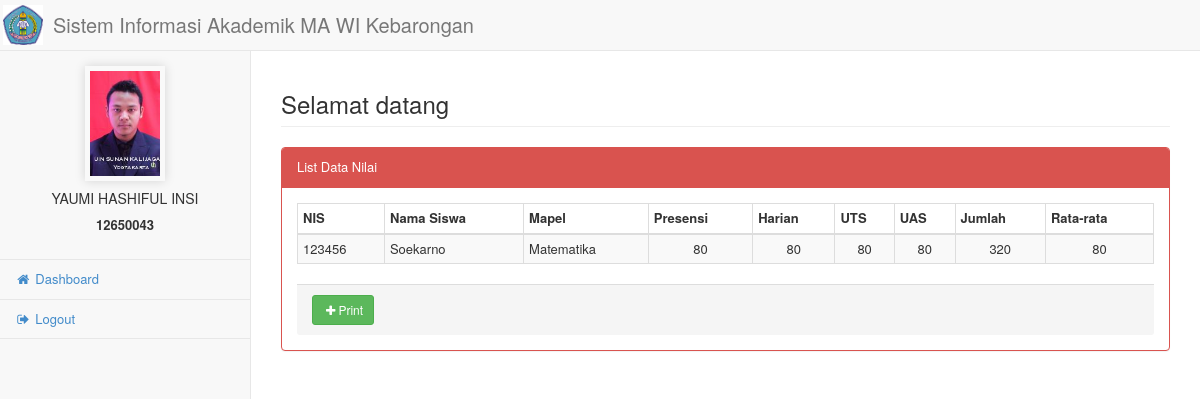
Page /siswa/lihat_nilai_siswa.php (signed in) on the committed database.
### tables this page shows
CREATE TABLE IF NOT EXISTS `nilai` (
`id_nilai` int(10) NOT NULL,
  `kode_mapel` varchar(10) NOT NULL,
  `nip` varchar(50) NOT NULL,
  `nis` varchar(20) NOT NULL,
  `kkm` int(3) NOT NULL,
  `absen` int(3) NOT NULL,
  `tugas` int(3) NOT NULL,
  `uts` int(3) NOT NULL,
  `uas` int(3) NOT NULL,
  `jumlah` int(3) NOT NULL,
  `rata` int(3) NOT NULL,
  `status` enum('LULUS','TIDAK LULUS') NOT NULL,
  `kode_ta` varchar(5) NOT NULL,
  `kode_sem` varchar(5) NOT NULL,
  `kode_kelas` varchar(5) NOT NULL
);

CREATE TABLE IF NOT EXISTS `siswa` (
`id_siswa` int(5) NOT NULL,
  `nis` varchar(20) NOT NULL,
  `nama` varchar(30) NOT NULL,
  `username` varchar(50) NOT NULL,
  `password` varchar(100) NOT NULL,
  `gender` enum('L','P') NOT NULL,
  `lahir` date NOT NULL,
  `agama` enum('Islam','Kristen','Katholik','Protestan','Hindu','Budha') NOT NULL,
  `alamat` text NOT NULL,
  `kode_kelas` varchar(5) NOT NULL,
  `status` enum('aktif','nonaktif') NOT NULL,
  `foto_siswa` varchar(55) NOT NULL
);

CREATE TABLE IF NOT EXISTS `mapel` (
`id_mapel` int(2) NOT NULL,
  `kode_mapel` varchar(10) NOT NULL,
  `jenis_mapel` enum('Pesantren','Negara') NOT NULL,
  `nama_mapel` varchar(20) NOT NULL,
  `kkm` int(3) NOT NULL,
  `kode_kelas` varchar(5) NOT NULL,
  `nip` varchar(50) NOT NULL
);

### siswa/lihat_nilai_siswa.php (the view, shortened to what this page needs)
<!DOCTYPE html>
<html lang="en">
<head>
    <link href="../css/bootstrap.min.css" rel="stylesheet">
    <link href="../css/plugins/metisMenu/metisMenu.min.css" rel="stylesheet">
    <link href="../css/plugins/dataTables.bootstrap.css" rel="stylesheet">
    <link href="../css/sb-admin-2.css" rel="stylesheet">
    <link href="../font-awesome-4.1.0/css/font-awesome.min.css" rel="stylesheet" type="text/css">
</head>
<body>
    <div id="wrapper">
        <nav class="navbar navbar-default navbar-static-top" role="navigation" style="margin-bottom: 0">
            <div class="navbar-header">
                <img src="icon.png" width="40" height="40" style="float:left;" />
                <a class="navbar-brand" href="#">Sistem Informasi Akademik MA WI Kebarongan</a>
            </div>
        </nav>
            <div class="navbar-default sidebar" role="navigation">
                <div class="sidebar-nav navbar-collapse">
                    <ul class="nav" id="side-menu">
                        <li>
                            <div class="sia-profile">
                                <img class="sia-profile-image" src="siswa.jpg" >
                                <h5 style="text-align:center;">YAUMI HASHIFUL INSI</h5>
                                <p style="text-align:center; font-weight:bold;">12650043</p>
                            </div>
                        </li>
                        <li>
                            <a href="index.php"><i class="fa fa-home fa-fw"></i> Dashboard</a>
                        </li>
                        <li>
                            <a href="logout.php"><i class="fa fa-sign-out fa-fw"></i> Logout</a>
                        </li>
                    </ul>
                </div>
            </div>
        <div id="page-wrapper">
            <div class="row">
                <div class="col-lg-12">
                    <h3 class="page-header">Selamat datang </h3>
            <div class="row">
                <div class="col-lg-12">
                    <div class="panel panel-red">
                        <div class="panel-heading">
                            List Data Nilai
                        </div>
                        <div class="panel-body">
                            <div class="table-responsive">
                            <table class='table table-striped table-bordered table-hover' id='dataTables-example'>
                                <thead>
                                    <tr>
                                    <th>NIS</th>
                                    <th>Nama Siswa</th>
                                    <th>Mapel</th>
                                    <th>Presensi</th>
                                    <th>Harian</th>
                                    <th>UTS</th>
                                    <th>UAS</th>
                                    <th>Jumlah</th>
                                    <th>Rata-rata</th>
                                    </tr>
                                </thead>
                                <tbody>
                                <?php
                                $sql="select nilai.id_nilai, mapel.kode_mapel,mapel.nama_mapel, guru.nip, guru.nama, siswa.nis,siswa.nama, mapel.kkm, nilai.absen, nilai.tugas, nilai.uts, nilai.uas, nilai.jumlah, nilai.rata, nilai.status, tahun.kode_ta, tahun.nama_ta, semester.kode_sem, semester.nama_sem, kelas.kode_kelas, kelas.nama_kelas from nilai inner join mapel on mapel.kode_mapel = nilai.kode_mapel inner join guru on guru.nip = nilai.nip inner join siswa on siswa.nis = nilai.nis inner join tahun on tahun.kode_ta = nilai.kode_ta inner join semester on semester.kode_sem = nilai.kode_sem inner join kelas on kelas.kode_kelas = nilai.kode_kelas where siswa.nis = ".$_SESSION['username']."";
                                $result = mysql_query($sql);
                                while($row=mysql_fetch_array($result)){?>
                                    <tr>
                                    <td><?php echo $row['nis'];?></td>
                                    <td><?php echo $row['nama'];?></td>
                                    <td><?php echo $row['nama_mapel'];?></td>
                                    <td align='center'><?php echo $row['absen'];?></td>
                                    <td align='center'><?php echo $row['tugas'];?></td>
                                    <td align='center'><?php echo $row['uts'];?></td>
                                    <td align='center'><?php echo $row['uas'];?></td>
                                    <td align='center'><?php echo $row['jumlah'];?></td>
                                    <td align='center'><?php echo $row['rata'];?></td>
                                    </tr>
                                    <?php }
                                ?>
                                    </tbody>
                                </table>
                            </div>
                            <div class="panel-footer">
                            <a href="download_nilai_siswa.php" class="btn btn-success btn-sm"><i class="fa fa-plus fa-fw"></i>Print</button></a>
                            </div>
                        </div>
                    </div>
                </div>
            </div>
    </div>
</body>
</html>

### css/sb-admin-2.css (style rules this page uses)
body { background-color: #f8f8f8; }
#wrapper { width: 100%; }
#page-wrapper { padding: 0 15px; min-height: 568px; background-color: #fff; }
@media (min-width:768px) { #page-wrapper { position: inherit; margin: 0 0 0 250px; padding: 0 30px; border-left: 1px solid #e7e7e7; } }
.sidebar .sidebar-nav.navbar-collapse { padding-right: 0; padding-left: 0; }
.sidebar ul li { border-bottom: 1px solid #e7e7e7; }
@media (min-width:768px) { .sidebar { z-index: 1; position: absolute; width: 250px; margin-top: 0px; } }
.panel-red { border-color: #d9534f; }
.panel-red .panel-heading { border-color: #d9534f; color: #fff; background-color: #d9534f; }
.sia-profile { padding:15px 15px 15px 15px; border-radius:3px; border:0px solid #ddd; margin:0 0 -1px 0; position:relative; text-align: center; }
.sia-profile-image { width:80px; border:5px solid rgba(255,255,255,0.15); box-shadow:0 0 10px rgba(0,0,0,0.15); margin:0 auto; }

### rows in the picture
nilai: siswa.nis "123456", siswa.nama "Soekarno", mapel.nama_mapel "Matematika", absen "80", tugas "80", uts "80", uas "80", jumlah "320", rata "80"
